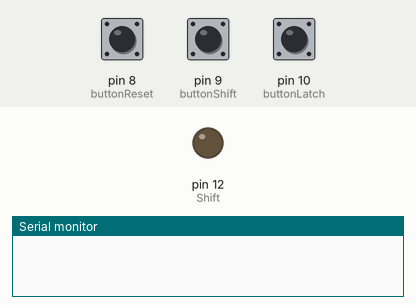
Simulated run of this sketch. Board: Arduino Uno, built with avr-gcc and run on an emulated ATmega328P. On the bench: output pins drawn as LEDs (lit = HIGH), the last lines printed to the serial monitor. Dashed ring = blinking. Inputs (shaded band) come from the test bench; at power-on: pin 9 (buttonShift) HIGH, pin 8 (buttonReset) HIGH, pin 10 (buttonLatch) HIGH. Pins used as bus, display or sensor lines are not drawn.

Above: at 1.2 s.
1.3 s: pin 9 (buttonShift) pulled LOW for 1 s
At 2.28 s:
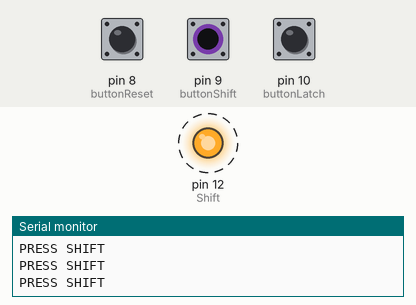
7.5 s: pin 9 (buttonShift) pulled LOW for 3.2 s
At 12.2 s:
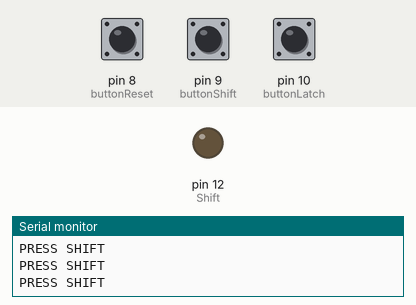
Timing chart, 0 to 13.2 s (numbered marks = the images above; inputs shaded):
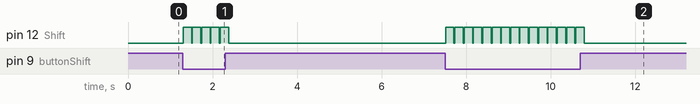

Measured:
- after the input at 1.3 s, pin 12 (Shift): alternates HIGH for 0.20 s and LOW for 0.02 s, 10 changes in all, then stays LOW, starting at once
- after the input at 7.5 s, pin 12 (Shift): alternates HIGH for 0.20 s and LOW for 0.02 s, 30 changes in all, then stays LOW, starting at once

The sketch:

Shift_Left_Reset_Test.ino
```cpp
const int buttonReset = 8;
const int buttonShift = 9;
const int buttonLatch = 10;
int Latch = 13;
int Shift = 12;
int Reset = 11;

int buttonState1 = 0;
int buttonState2 = 0;
int buttonState3 = 0;

void setup() {
  pinMode(buttonReset, INPUT_PULLUP);
  pinMode(buttonShift, INPUT_PULLUP);
  pinMode(buttonLatch, INPUT_PULLUP);
  pinMode(Latch, OUTPUT);
  pinMode(Shift, OUTPUT);
  pinMode(Reset, OUTPUT);
  digitalWrite(Reset, HIGH);
  digitalWrite(Shift, LOW);
  digitalWrite(Latch, LOW);
  Serial.begin(9600);
}

void loop() {
  buttonState1 = digitalRead(buttonReset);
  buttonState2 = digitalRead(buttonShift);
  buttonState3 = digitalRead(buttonLatch);

  if (buttonState1 == LOW) {  //RESET
    digitalWrite(Reset, LOW);
    Serial.println("PRESS RESET");
    delay(200);
  }
  if (buttonState2 == LOW) {  //SHIFT
    digitalWrite(Shift, HIGH);
    Serial.println("PRESS SHIFT");
    delay(200);
  }
  if (buttonState3 == LOW) {  //LATCH
    digitalWrite(Latch, HIGH);
    Serial.println("PRESS LATCH");
    delay(200);
  }
  digitalWrite(Reset, HIGH);
  digitalWrite(Shift, LOW);
  digitalWrite(Latch, LOW);
  delay(20);
}
```
